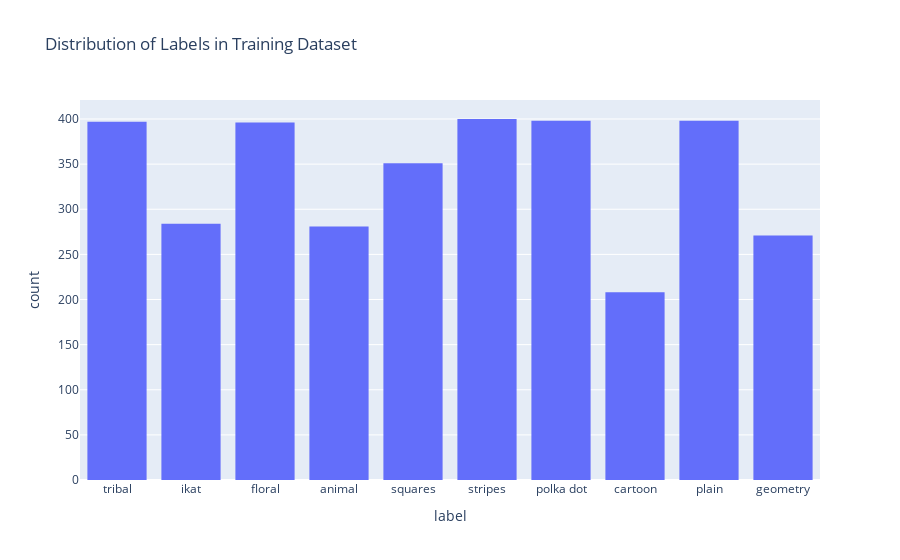

Notebook cell for this chart:
### Code cell
px.histogram(train_df, x='label', title='Distribution of Labels in Training Dataset')

### Figure 1 — Plotly figure (JSON) as saved in the notebook; plotly's stock layout.template omitted (floating-point values rounded to 4 significant figures; data arrays with more than 128 entries replaced by an {"elided": "..."} marker saying what was removed)
{"data": [{"bingroup": "x", "hovertemplate": "label=%{x}<br>count=%{y}<extra></extra>", "legendgroup": "", "marker": {"color": "#636efa", "pattern": {"shape": ""}}, "name": "", "orientation": "v", "showlegend": false, "type": "histogram", "x": {"elided": "3384 str values"}, "xaxis": "x", "yaxis": "y"}], "layout": {"barmode": "relative", "legend": {"tracegroupgap": 0}, "title": {"text": "Distribution of Labels in Training Dataset"}, "xaxis": {"anchor": "y", "domain": [0, 1], "title": {"text": "label"}}, "yaxis": {"anchor": "x", "domain": [0, 1], "title": {"text": "count"}}}}
